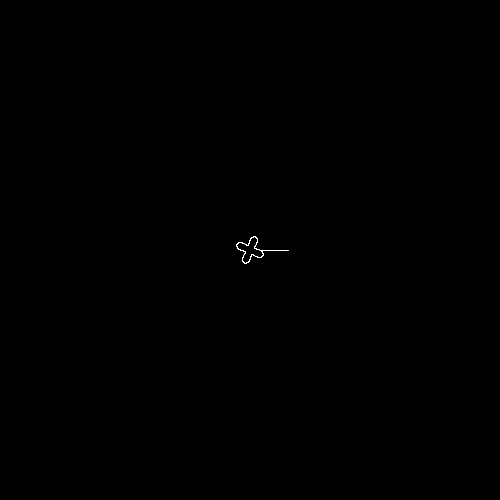
Frame 1 (no input)
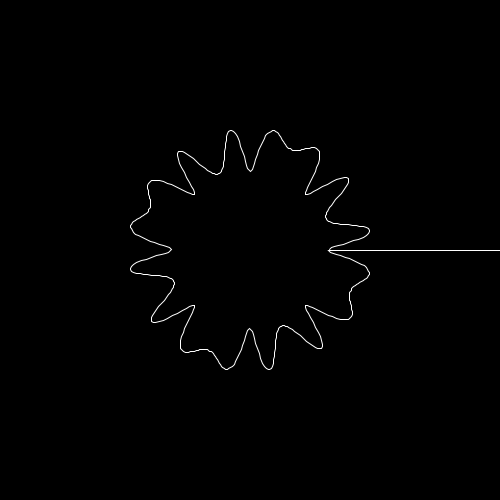
Frame 60 (the mouse pressed at the canvas centre just before this capture)
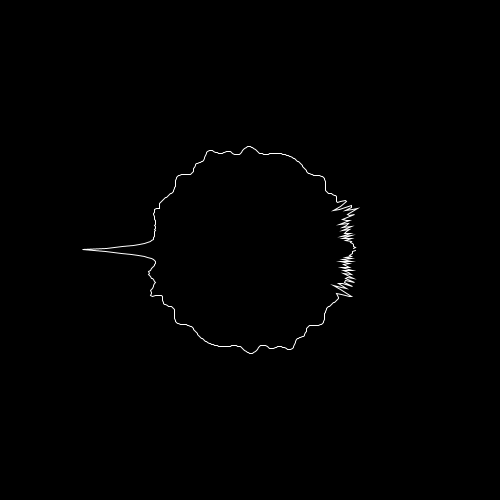
Frame 120 (the mouse held since frame 60 and released just before this capture)

The Processing sketch that drew these frames (run headless with seeded random() and noise(); from frame 60 on, the mouse is pressed at the canvas centre):

// Processing sketch: sketch_161220a
// ── sketch_161220a.pde
CircSeg[] segs = new CircSeg[500];
void setup()
{
  size(500,500);
  for(int i = 0; i < segs.length; i++)
  {
    float pctComplete = i*1.f/segs.length;
    segs[i] = new CircSeg();
    segs[i].targetVal = 100;
    segs[i].speedConst = .1+.05* sin(4*pctComplete*TWO_PI);
  }
}

void draw()
{
  background(0);
  
  int curIndex = mouseX*segs.length/width;//(int)((millis()/17001.f) * segs.length) % segs.length;
  segs[curIndex].curVel += 30;//+30*sin(millis()/2000.f);
  
  //nearby segment reaction
  float sprAmnt = mouseY*1.f/height;
  for(int i = 0; i < segs.length; i++)
  {
    //spring with next
    int nextIndex = (i+1)%segs.length;
    float nDiff = segs[nextIndex].curVal - segs[i].curVal;
    nDiff*=sprAmnt;
    segs[i].curVel += nDiff;
    
    //spring with prev
    int prevIndex = (segs.length+i-1)%segs.length;
    float pDiff = segs[prevIndex].curVal - segs[i].curVal;
    pDiff*=sprAmnt;
    segs[i].curVel += pDiff;
  }
  //initial spring reaction
  for(int i = 0; i < segs.length; i++)
  {
    segs[i].update();
  }
  

  
  noFill();
  stroke(255);
  pushMatrix();
  translate(width/2,height/2);
  beginShape();
  float radDiv = TWO_PI/ segs.length;
  for(int i = 0; i < segs.length; i++)
  {
    vertex(segs[i].curVal*cos(radDiv*i), 
           segs[i].curVal*sin(radDiv*i));
  }
  endShape();
  popMatrix();
}

void mouseClicked()
{
  //  
  for(int i = 0; i < segs.length; i++)
  {
    segs[i].curVel += 50;
  }
}

// ── seg.pde
class CircSeg
{
  public float curVal;
  public float targetVal;
  public float curVel;
  public float curAccel;
  public float speedConst = 1.f/15;
  
  void update()
  {
    curAccel = (targetVal-curVal)*speedConst;
    curVel += curAccel;
    curVel *= .95;
    curVal += curVel;
  }
  
}
